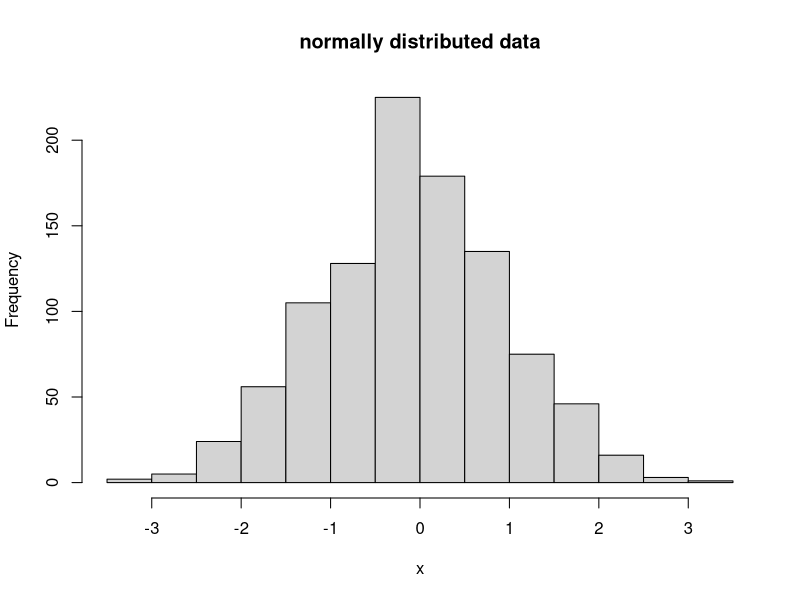
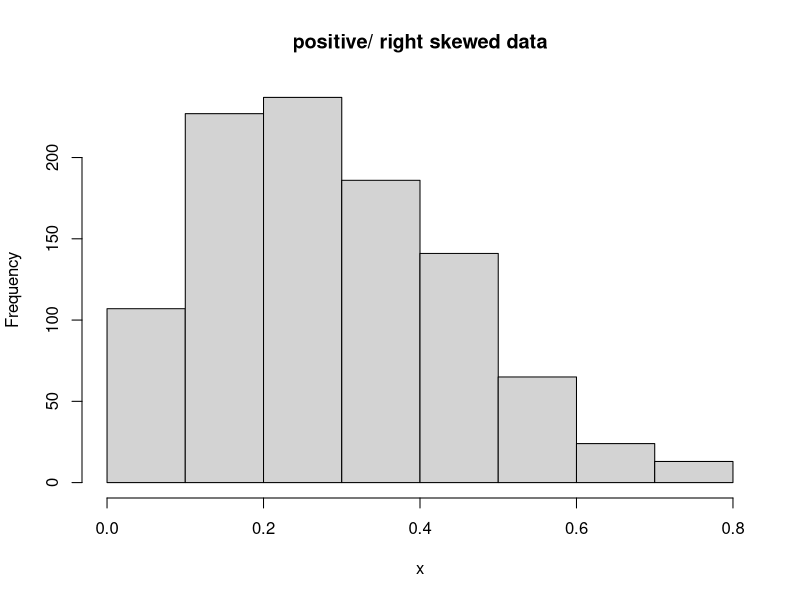
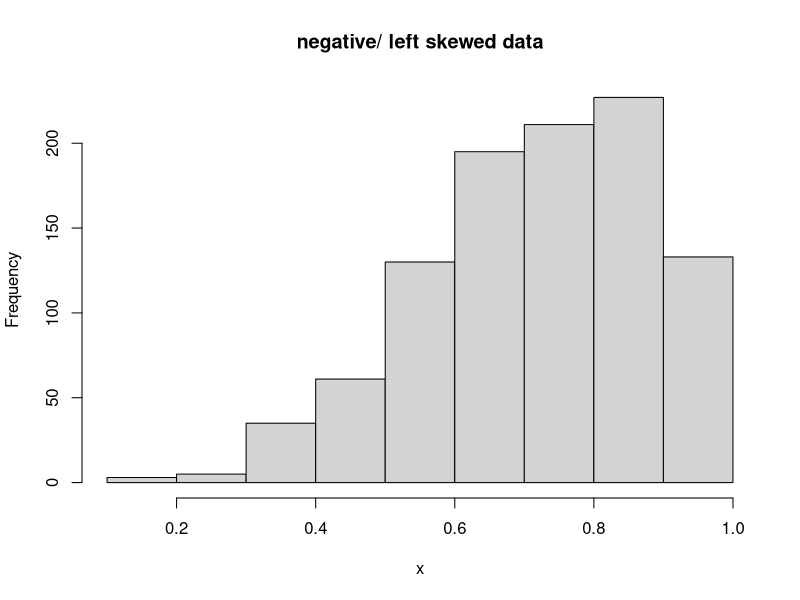
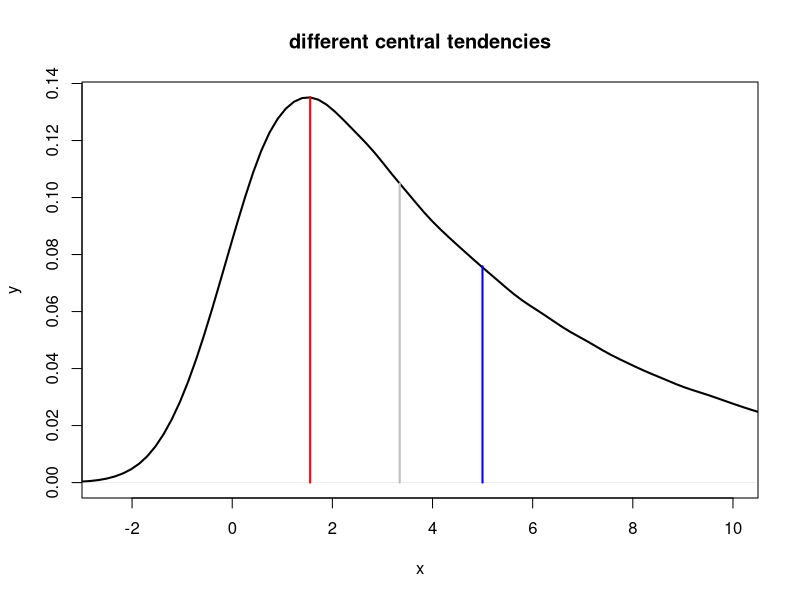
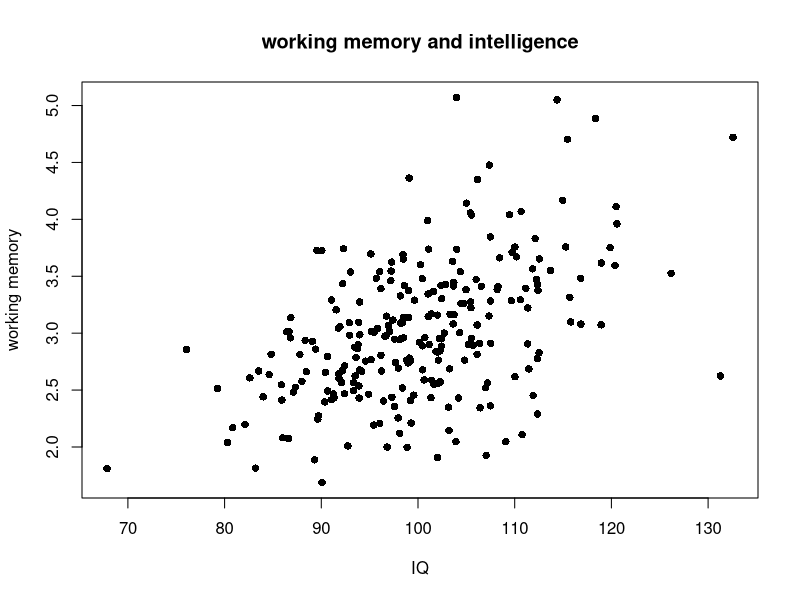
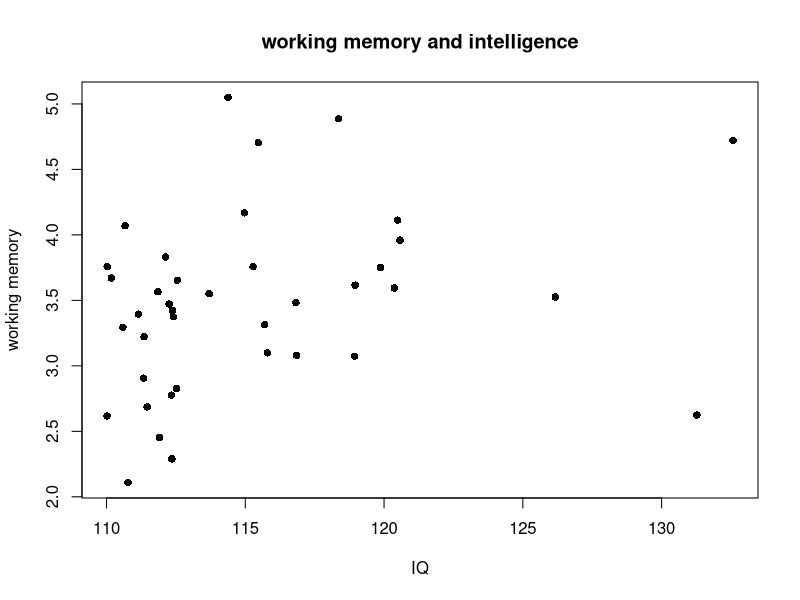
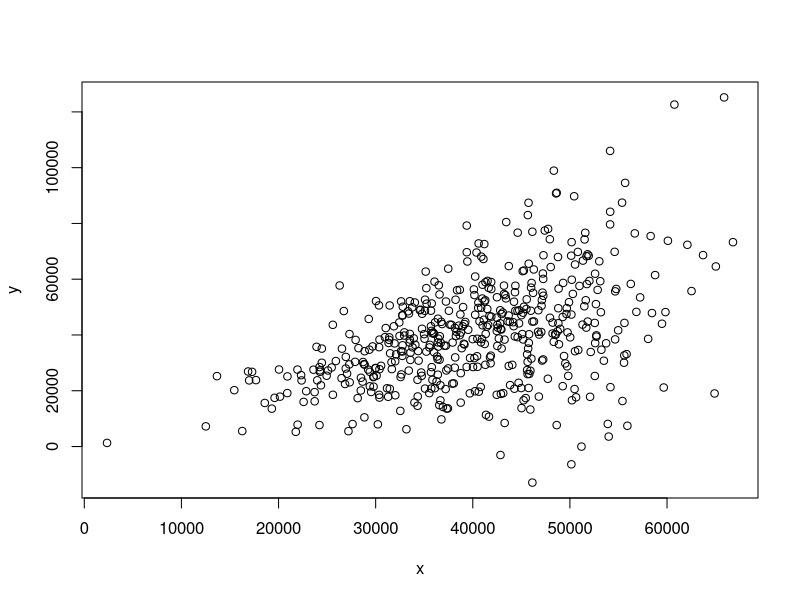
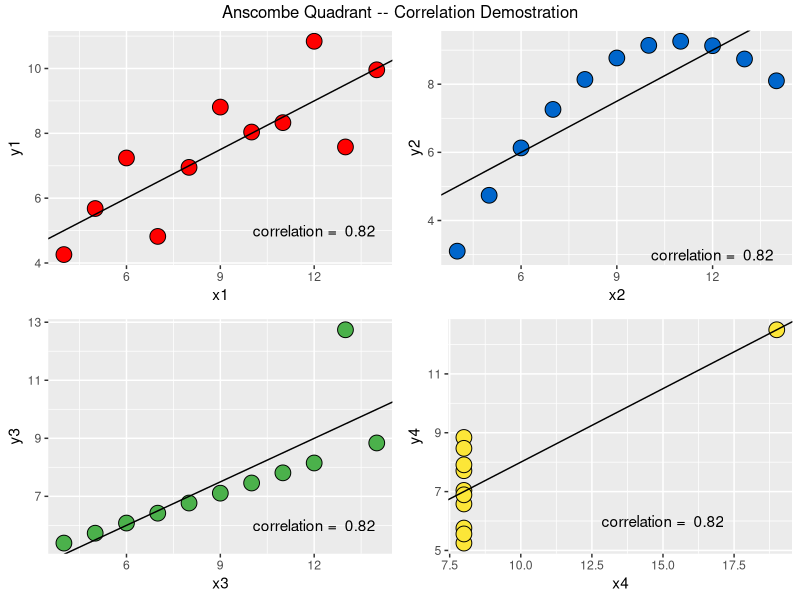

These charts were generated, in order, by the following R code:
## ---- chunk 1
nominalVariables <- c("Alaska", "Florida", "New York", "Washington", "Texas") 
## ---- chunk 2
ordinalVariables <- c("OK", "Not very much", "OK", "Yes, a lot", "Not very much") 
## ---- chunk 3
intervalVariables <- c(30,31,29,30,29,33,34,35) 
## ---- chunk 4
ratioVariables <- c(0:10) 
## ---- chunk 5
x<-rnorm(1000, mean = 0, sd = 1)
hist(x, main = "normally distributed data")
## ---- chunk 6
x<-rbeta(1000,2,5)
hist(x, main="positive/ right skewed data")
## ---- chunk 7
x<-rbeta(1000,5,2)
hist(x, main="negative/ left skewed data")
## ---- chunk 8

x <- seq(-2.5, 10, length=1000000)
hx5 <- rnorm(x,0,1) + rexp(x,1/5) # tau=5 (rate = 1/tau)
#
# Compute the density.
#
dens <- density(hx5)
#
# Compute some measures of location.
#
n <- length(dens$y)                       #$
dx <- mean(diff(dens$x))                  # Typical spacing in x $
y.unit <- sum(dens$y) * dx                # Check: this should integrate to 1 $
dx <- dx / y.unit                         # Make a minor adjustment
x.mean <- sum(dens$y * dens$x) * dx
y.mean <- dens$y[length(dens$x[dens$x < x.mean])] #$
x.mode <- dens$x[i.mode <- which.max(dens$y)]
y.mode <- dens$y[i.mode]                  #$
y.cs <- cumsum(dens$y)                    #$
x.med <- dens$x[i.med <- length(y.cs[2*y.cs <= y.cs[n]])] #$
y.med <- dens$y[i.med]                                    #$
#
# Plot the density and the statistics.
#
plot(dens, xlim=c(-2.5,10), type="l", col="black", 
     xlab="x",ylab = "y", main="different central tendencies", lwd=2)
temp <- mapply(function(x,y,c) lines(c(x,x), c(0,y), lwd=2, col=c), 
               c(x.mean, x.med, x.mode), 
               c(y.mean, y.med, y.mode), 
               c("Blue", "Gray", "Red"))
## ---- chunk 9
pointsPerGame<-c(28,26,10,27,20,38,23,28,25,2)
## ---- chunk 10
sum(pointsPerGame)
length(pointsPerGame) 
## ---- chunk 11
sum(pointsPerGame)/length(pointsPerGame)
## ---- chunk 12
pointsPerGame - mean(pointsPerGame)
## ---- chunk 13
deviationScores<- pointsPerGame - mean(pointsPerGame)
devsum <- sum(deviationScores)
## ---- chunk 14
devsum <- if(all.equal(0L, devsum)) 0L else devsum ;devsum
## ---- chunk 15
devsum/length(pointsPerGame)
## ---- chunk 16
(pointsPerGame - mean(pointsPerGame))^2
devSq <- (pointsPerGame - mean(pointsPerGame))^2
devSumSq <- sum(devSq) ; devSumSq
variance <- devSumSq/length(pointsPerGame) ; variance
## ---- chunk 17
sqrt(variance)
## ---- chunk 18
X = 99.6 # body temp for one person
M = 98.6 # the mean for the group
SD = 0.5 # the standard deviation for the group
Z=(X-M)/SD; Z
## ---- chunk 19
IQ <- rnorm(250, mean = 100, sd = 10)
workingMemory <- IQ*rnorm(250, mean = 3, sd = 0.5)/100
df = data.frame(IQ, workingMemory)
plot(df$workingMemory~df$IQ, xlab="IQ" , ylab="working memory", pch = 16, main = "working memory and intelligence")
cor.test(df$IQ, df$workingMemory)
## ---- chunk 20
dfAttenuated <- df[df$IQ >110, ]
plot(dfAttenuated$workingMemory~dfAttenuated$IQ, xlab="IQ" , ylab="working memory", pch = 16, main = "working memory and intelligence")
cor.test(dfAttenuated$IQ, dfAttenuated$workingMemory)
## ---- chunk 21
set.seed(123456)
x = rnorm(500,40000,10000)
b0 = 1 # intercept chosen at your choice
b1 = 1 # coef chosen at your choice
h = function(x) 1+.4*x # h performs heteroscedasticity function (here I used a linear one)
eps = rnorm(500,0,h(x))
y = b0 + b1*x + eps
plot(x,y)
#abline(lsfit(x,y))
#abline(b0,b1,col=2)

## ---- chunk 22
require(stats); require(graphics)
summary(anscombe)

##-- now some "magic" to do the 4 regressions in a loop:
#ff <- y ~ x
#mods <- setNames(as.list(1:4), paste0("lm", 1:4))
#for(i in 1:4) {
#  ff[2:3] <- lapply(paste0(c("y","x"), i), as.name)
  ## or   ff[[2]] <- as.name(paste0("y", i))
  ##      ff[[3]] <- as.name(paste0("x", i))
#  mods[[i]] <- lmi <- lm(ff, data = anscombe)
#  print(anova(lmi))
#}

## See how close they are (numerically!)
#sapply(mods, coef)
#lapply(mods, function(fm) coef(summary(fm)))

## Now, do what you should have done in the first place: PLOTS
#op <- par(mfrow = c(2, 2), mar = 0.1+c(4,4,1,1), oma =  c(0, 0, 2, 0))
#for(i in 1:4) {
#  ff[2:3] <- lapply(paste0(c("y","x"), i), as.name)
#  plot(ff, data = anscombe, col = "red", pch = 21, bg = "orange", cex = 1.2,
#       xlim = c(3, 19), ylim = c(3, 13))
#  abline(mods[[i]], col = "blue")
#}
#mtext("Anscombe's 4 Regression data sets", outer = TRUE, cex = 1.5)
#par(op)
## ---- chunk 23
require("ggplot2")
require("gridExtra")

cor1 <- format(cor(anscombe$x1, anscombe$y1), digits=2)
cor2 <- format(cor(anscombe$x2, anscombe$y2), digits=2)
cor3 <- format(cor(anscombe$x3, anscombe$y3), digits=2)
cor4 <- format(cor(anscombe$x4, anscombe$y4), digits=2)
 
line1 <- lm(y1 ~ x1, data=anscombe)
line2 <- lm(y2 ~ x2, data=anscombe)
line3 <- lm(y3 ~ x3, data=anscombe)
line4 <- lm(y4 ~ x4, data=anscombe)
 
circle.size = 5
colors = list('red', '#0066CC', '#4BB14B', '#FCE638')
 
plot1 <- ggplot(anscombe, aes(x=x1, y=y1)) + geom_point(size=circle.size, pch=21, fill=colors[[1]]) +
  geom_abline(intercept=line1$coefficients[1], slope=line1$coefficients[2]) +
  annotate("text", x = 12, y = 5, label = paste("correlation = ", cor1))
 
plot2 <- ggplot(anscombe, aes(x=x2, y=y2)) + geom_point(size=circle.size, pch=21, fill=colors[[2]]) +
  geom_abline(intercept=line2$coefficients[1], slope=line2$coefficients[2]) +
  annotate("text", x = 12, y = 3, label = paste("correlation = ", cor2))
 
plot3 <- ggplot(anscombe, aes(x=x3, y=y3)) + geom_point(size=circle.size, pch=21, fill=colors[[3]]) +
  geom_abline(intercept=line3$coefficients[1], slope=line3$coefficients[2]) +
  annotate("text", x = 12, y = 6, label = paste("correlation = ", cor3))
 
plot4 <- ggplot(anscombe, aes(x=x4, y=y4)) + geom_point(size=circle.size, pch=21, fill=colors[[4]]) +
  geom_abline(intercept=line4$coefficients[1], slope=line4$coefficients[2]) +
  annotate("text", x = 15, y = 6, label = paste("correlation = ", cor4))
 
grid.arrange(plot1, plot2, plot3, plot4, top='Anscombe Quadrant -- Correlation Demostration')
## ---- chunk 24
x<-rnorm(1000, mean = 37, sd = 1)
hist(x, xlab = "temperature in celsius",
     main = "Orally measured body temperature")
## ---- chunk 25
x<-rnorm(1000, mean = 38, sd = 1)
hist(x, xlab = "temperature in celsius",
     main = "IR measured body temperature")
